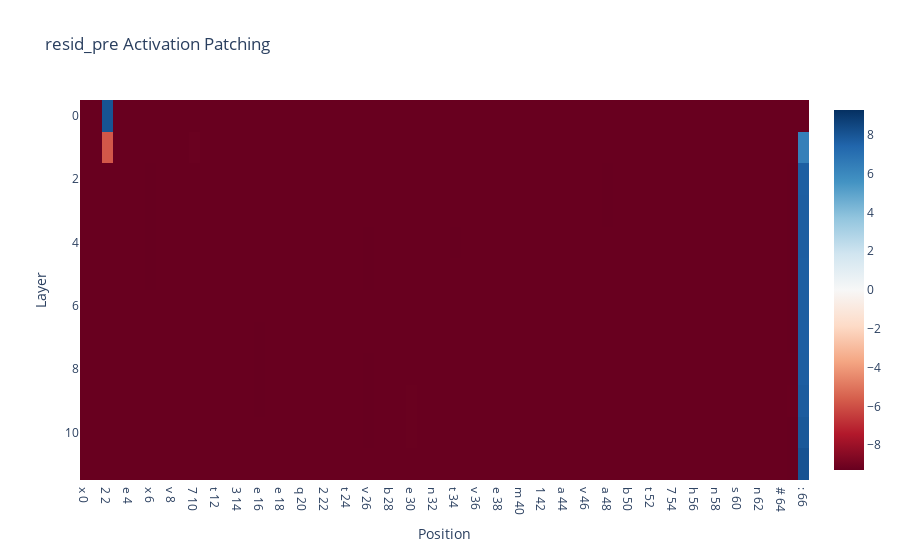

Here is the notebook cell this chart was saved with:
### Code cell
imshow(
    resid_pre_act_patch_results,
    yaxis="Layer",
    xaxis="Position",
    x=[f"{tok} {i}" for i, tok in enumerate(model.to_str_tokens(clean_tokens[0]))],
    title="resid_pre Activation Patching",
)

### Figure 1 — Plotly figure (JSON) as saved in the notebook; plotly's stock layout.template omitted (floating-point values rounded to 4 significant figures; data arrays with more than 128 entries replaced by an {"elided": "..."} marker saying what was removed)
{"data": [{"coloraxis": "coloraxis", "hovertemplate": "x: %{x}<br>y: %{y}<br>color: %{z}<extra></extra>", "name": "0", "type": "heatmap", "x": ["x 0", "= 1", "2 2", ", 3", "e 4", "= 5", "x 6", ", 7", "v 8", "= 9", "7 10", ", 11", "t 12", "= 13", "3 14", ", 15", "e 16", "= 17", "e 18", ", 19", "q 20", "= 21", "2 22", ", 23", "t 24", "= 25", "v 26", ", 27", "b 28", "= 29", "e 30", ", 31", "n 32", "= 33", "t 34", ", 35", "v 36", "= 37", "e 38", ", 39", "m 40", "= 41", "1 42", ", 43", "a 44", "= 45", "v 46", ", 47", "a 48", "= 49", "b 50", ", 51", "t 52", "= 53", "7 54", ", 55", "h 56", "= 57", "n 58", ", 59", "s 60", "= 61", "n 62", ", 63", "# 64", "a 65", ": 66"], "xaxis": "x", "yaxis": "y", "z": {"elided": "12x67 float values"}}], "layout": {"coloraxis": {"cmid": 0, "colorscale": [[0, "rgb(103,0,31)"], [0.1, "rgb(178,24,43)"], [0.2, "rgb(214,96,77)"], [0.3, "rgb(244,165,130)"], [0.4, "rgb(253,219,199)"], [0.5, "rgb(247,247,247)"], [0.6, "rgb(209,229,240)"], [0.7, "rgb(146,197,222)"], [0.8, "rgb(67,147,195)"], [0.9, "rgb(33,102,172)"], [1, "rgb(5,48,97)"]]}, "title": {"text": "resid_pre Activation Patching"}, "xaxis": {"anchor": "y", "domain": [0, 1], "title": {"text": "Position"}}, "yaxis": {"anchor": "x", "autorange": "reversed", "domain": [0, 1], "title": {"text": "Layer"}}}}
